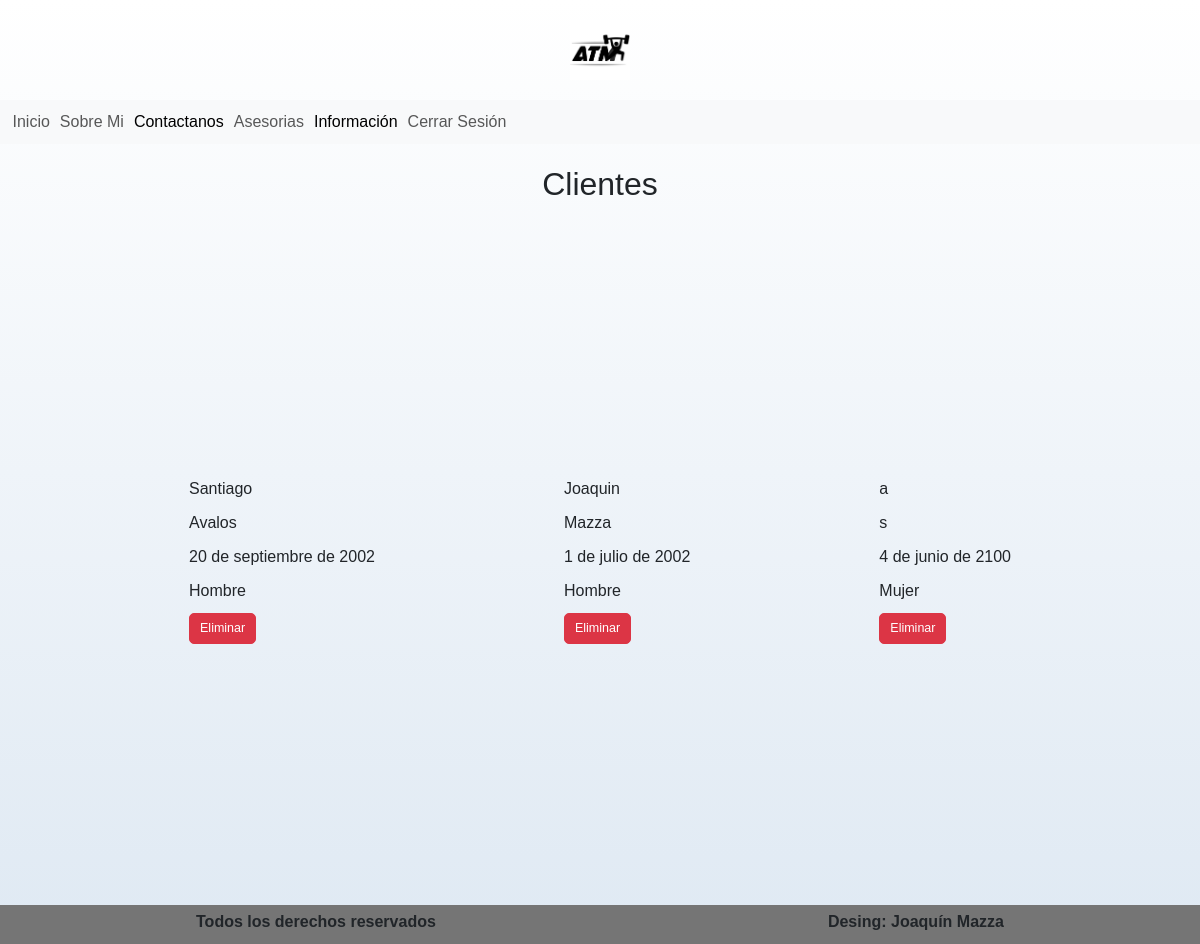
The page /cliente/ (signed in) on the database as committed earlier.
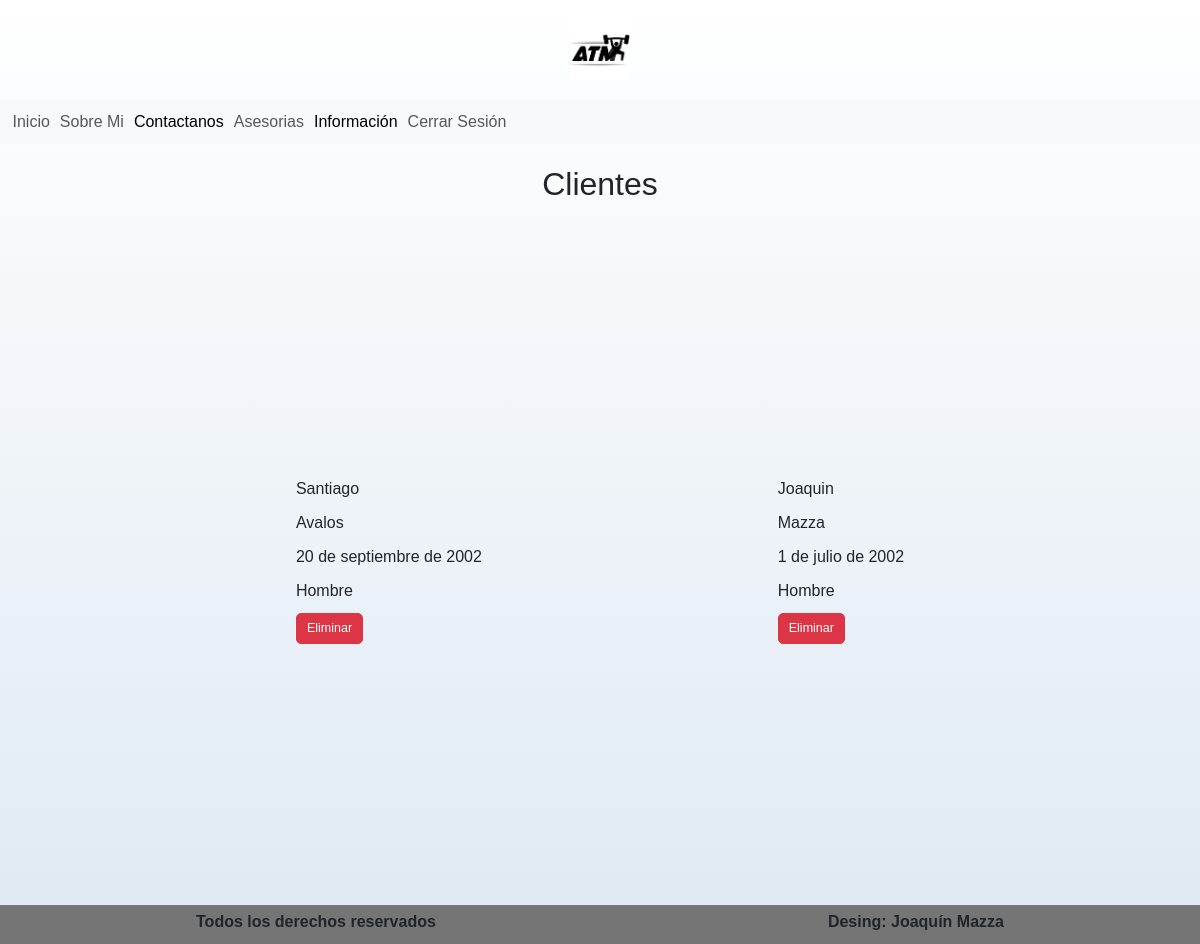
The same page on the database as committed later.
### apps/cliente/models.py (models this page shows, shortened)
class Cliente(models.Model):
    nombre = models.CharField(max_length=50)
    apellido = models.CharField(max_length=50)
    nacimiento = models.DateField(null=True)
    sexo_id = models.ForeignKey(Sexo, on_delete=models.SET_NULL, null=True)

class Sexo(models.Model):
    nombre = models.CharField(max_length=50)
    def __str__(self):
        return self.nombre

### apps/cliente/views.py (the view)
# urls.py: path("", views.home, name="home"),
@staff_member_required
def home(request):
    clientes_registros = Cliente.objects.all()
    contexto = {"clientes": clientes_registros}
    return render(request, "cliente/index.html", contexto)

### apps/cliente/templates/cliente/index.html
{% extends 'Home/base.html' %}
    {% block INDEX_CONTENIDO %}
        <h1>Clientes</h1>
        <div class="muestra">
            {% for cliente in clientes %}
            <div class="contenedor">
                <p>{{ cliente.nombre }}</p>
                <p>{{ cliente.apellido }}</p>
                <p>{{ cliente.nacimiento }}</p>
                <p>{{ cliente.sexo_id }}</p>
                <a href="{% url 'cliente:cliente_delete' cliente.id %}" class="btn btn-danger btn-lg">Eliminar</a>
            </div>
        {% endfor %}
        </div>
    {% endblock INDEX_CONTENIDO %}

Rows that differ between the two databases and show on the page:
removed Cliente: nombre "a", apellido "s", nacimiento "4 de junio de 2100", sexo_id "Mujer"
